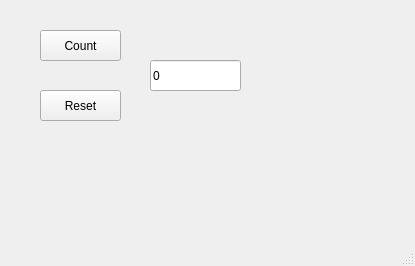
<?xml version="1.0" encoding="UTF-8"?>
<ui version="4.0">
 <class>MainWindow</class>
 <widget class="QMainWindow" name="MainWindow">
  <property name="geometry">
   <rect>
    <x>0</x>
    <y>0</y>
    <width>415</width>
    <height>266</height>
   </rect>
  </property>
  <property name="windowTitle">
   <string>MainWindow</string>
  </property>
  <widget class="QWidget" name="centralwidget">
   <widget class="QPushButton" name="countButton">
    <property name="geometry">
     <rect>
      <x>40</x>
      <y>30</y>
      <width>81</width>
      <height>31</height>
     </rect>
    </property>
    <property name="text">
     <string>Count</string>
    </property>
   </widget>
   <widget class="QPushButton" name="resetButton">
    <property name="geometry">
     <rect>
      <x>40</x>
      <y>90</y>
      <width>81</width>
      <height>31</height>
     </rect>
    </property>
    <property name="text">
     <string>Reset</string>
    </property>
   </widget>
   <widget class="QLineEdit" name="lineEdit">
    <property name="geometry">
     <rect>
      <x>150</x>
      <y>60</y>
      <width>91</width>
      <height>31</height>
     </rect>
    </property>
    <property name="text">
     <string>0</string>
    </property>
   </widget>
  </widget>
  <widget class="QMenuBar" name="menubar">
   <property name="geometry">
    <rect>
     <x>0</x>
     <y>0</y>
     <width>415</width>
     <height>21</height>
    </rect>
   </property>
  </widget>
  <widget class="QStatusBar" name="statusbar"/>
 </widget>
 <resources/>
 <connections/>
</ui>
